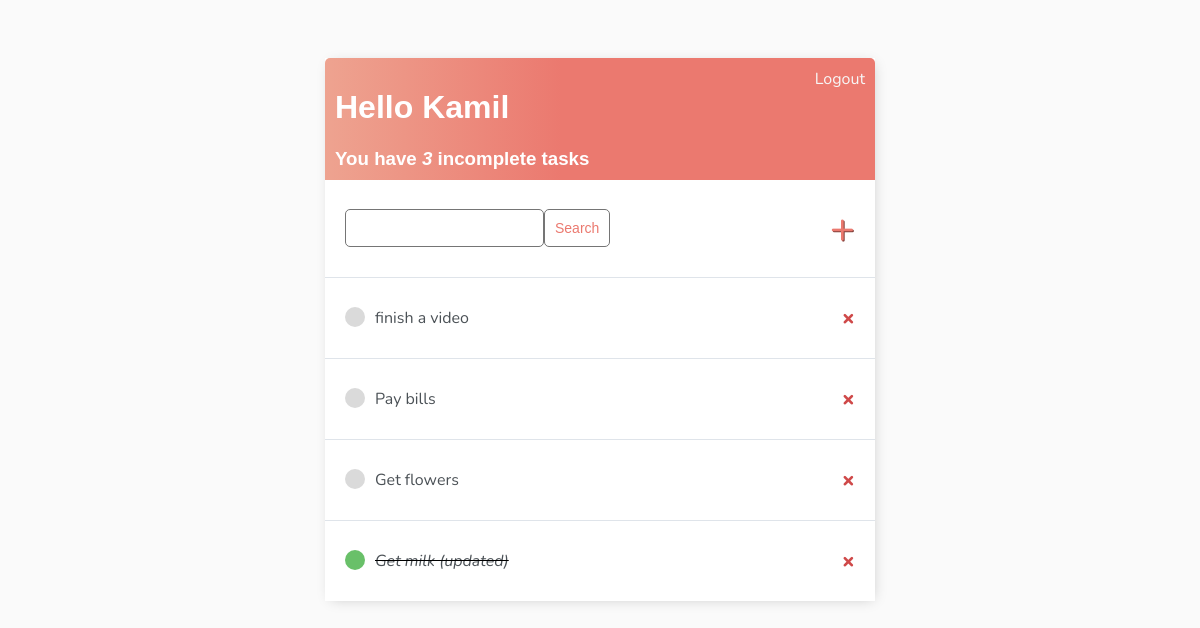
The app's page / (signed in), older data.
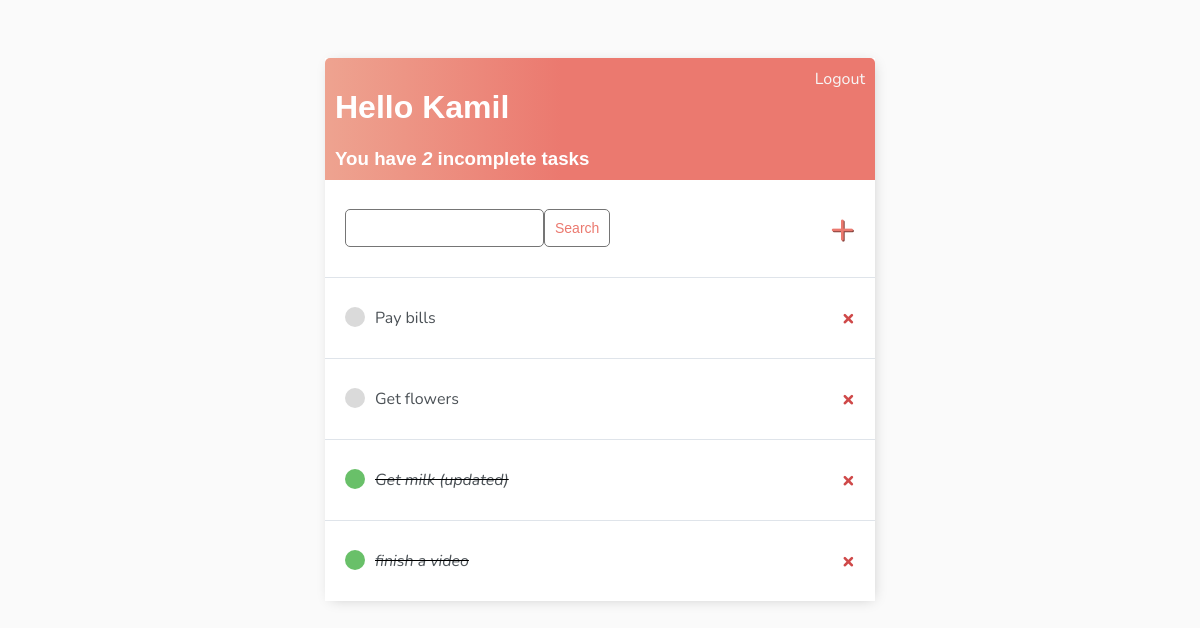
The same page, newer data.
### base/models.py (models this page shows)
class Task(models.Model):
    user = models.ForeignKey(User, on_delete=models.CASCADE, null=True, blank=True)
    title = models.CharField(max_length=200)
    description = models.TextField(null=True, blank=True)
    complete = models.BooleanField(default=False)
    created = models.DateTimeField(auto_now_add=True)
    def __str__(self):
        return self.title
    class Meta:
        ordering = ['complete']

### base/views.py (the view)
# urls.py: path('', TaskList.as_view(), name='tasks'),
class TaskList(LoginRequiredMixin, ListView):
    model = Task
    context_object_name = 'tasks'
    def get_context_data(self, **kwargs):
        context = super().get_context_data(**kwargs)
        context['tasks'] = context['tasks'].filter(user=self.request.user)
        context['count'] = context['tasks'].filter(complete=False).count()
        search_input = self.request.GET.get('search-area') or ''
        if search_input:
            context['tasks'] = context['tasks'].filter(title__startswith=search_input)
        context['search_input'] = search_input
        return context

### base/templates/base/task_list.html
{% extends 'base/main.html' %}
{% block content %}
    <div class="header-bar">
        <div>
            <h1>Hello {{request.user|title}}</h1>
            <h3 style="margin:0">You have <i>{{count}}</i> incomplete task{{count|pluralize:"s"}}</h3>
        </div>
        {% if request.user.is_authenticated %}
            <a href="{% url 'logout' %}">Logout</a>
        {% else %}
            <a href="{% url 'login' %}">Login</a>
        {% endif %}
    </div>
    <div id="search-add-wrapper">
        <form method="GET" style="display:flex;">
            <input type="text" name="search-area" value="{{search_input}}">
            <input class="button" type="submit" value="Search">
        </form>
        <a id="add-link" href="{% url 'task-create' %}">&#x2b;</a>
    </div>
    <div class="task-items-wrapper">
        {% for task in tasks %}
            <div class="task-wrapper">
                {% if task.complete %}
                    <div class="task-title">
                        <div class="task-complete-icon"></div>
                        <i><s><a href="{% url 'task-update' task.id %}">{{task}}</a></s></i>
                    </div>
                <a class="delete-link" href="{% url 'task-delete' task.id %}">&#215;</a>
                {% else %}
                    <div class="task-title">
                        <div class="task-incomplete-icon"></div>
                        <a href="{% url 'task-update' task.id %}">{{task}}</a>
                    </div>
                <a class="delete-link" href="{% url 'task-delete' task.id %}">&#215;</a>
                {% endif %}
            </div>
        {% empty %}
            <h3>No items in list</h3>
        {% endfor %}
    </div>
{% endblock content %}

Row changes from the older to the newer data that the page shows:
changed Task "finish a video": complete False → True (drawn); moves down the list
Text that changed along with them:
{{ count }}: "3" → "2"
